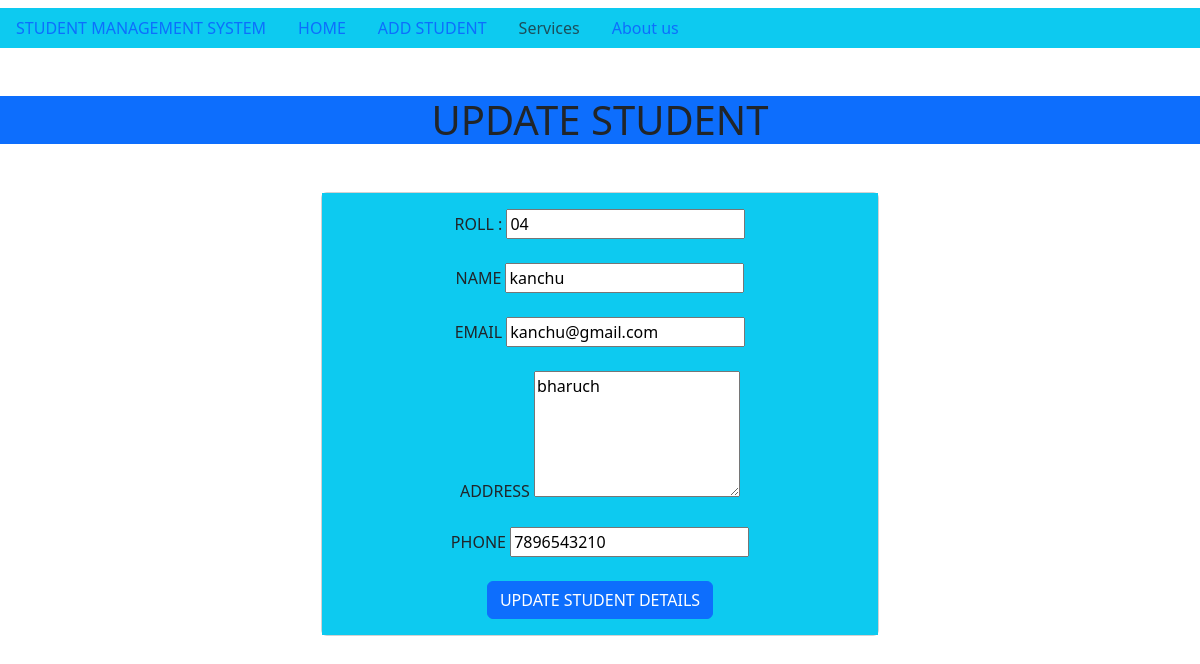
Screenshot of /student/student_update/4 with the database file from the repository.
### student/models.py (models this page shows)
class Student(models.Model):
    roll=models.CharField(max_length=100)
    name=models.CharField(max_length=50)
    email=models.CharField(max_length=50)
    address=models.CharField(max_length=250)
    phone=models.CharField(max_length=10)

### student/views.py (the view)
# urls.py: path("student_update/<int:roll>",student_update),
def student_update(request,roll):
    std=Student.objects.get(pk=roll)
    return render(request,"student/student_update.html",{'std':std})

### template/student/student_update.html (shortened to what this page needs)
<!DOCTYPE html>
<html lang="en">
  <head>
    <link href="https://cdn.jsdelivr.net/npm/bootstrap@5.3.0/dist/css/bootstrap.min.css" rel="stylesheet">
  </head>
  <body>
    {% include 'student/navbar.html' %}
    <H1 class="text-center my-5 bg-primary ">UPDATE STUDENT</H1>
    <div class="container">
        <div class="row-md-6">
            <div class="col-md-6 offset-md-3 text-center">
                <div class="card">
                    <div class="card-body bg-info">
                        <form action="/student/do_student_update/{{std.id}}" method="POST">
                            <div class="md-3">
                                <label for="roll">ROLL  : </label>
                                <input name="std_roll" type="text" id="roll" class="from-control" placeholder="ENTER UR ROLL" value="{{std.roll}}" required>
                            </div><br>
                            <div class="md-3">
                                <label for="name">NAME</label>
                                <input name="std_name" type="text" id="name" class="from-control" placeholder="ENTER UR NAME" value="{{std.name}}" required>
                            </div><br>
                            <div class="md-3">
                                <label for="email">EMAIL</label>
                                <input name="std_email" type="email" id="email" class="from-control" placeholder="ENTER UR EMAIL" value="{{std.email}}" required>
                            </div><br>
                            <div class="md-3">
                                <label for="address">ADDRESS</label>
                            <textarea name="std_address" id="address"  rows="5" placeholder=" ENTER UR ADDRESS"  required>{{std.address}}</textarea>
                            </div><br>
                            <div class="md-3">
                                <label for="phone">PHONE</label>
                                <input name="std_phone" type="text" id="phone" class="from-control" placeholder="ENTER UR NAME" value="{{std.phone}}" required>
                            </div><br>
                            <div class="container">
                                <button class="btn btn-primary text-center">
                                    UPDATE STUDENT DETAILS
                                </button>
                            </div>
                        </form>
                    </div>
                </div>
            </div>
        </div>
    </div>
  </body>
</html>

### rows the page displays
Student: std_roll "04", std_name "kanchu", std_email "kanchu@gmail.com", std_address "bharuch", std_phone "7896543210"
